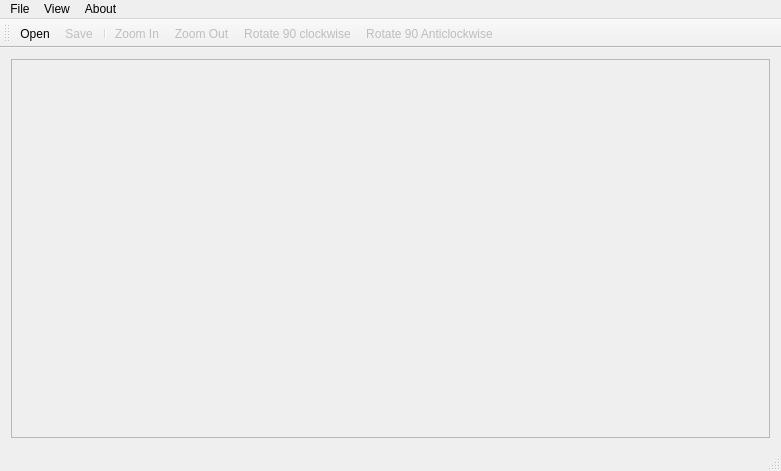
<?xml version="1.0" encoding="UTF-8"?>
<ui version="4.0">
 <class>ImageViewer</class>
 <widget class="QMainWindow" name="ImageViewer">
  <property name="geometry">
   <rect>
    <x>0</x>
    <y>0</y>
    <width>781</width>
    <height>471</height>
   </rect>
  </property>
  <property name="acceptDrops">
   <bool>false</bool>
  </property>
  <property name="windowTitle">
   <string>ImageViewer</string>
  </property>
  <widget class="QWidget" name="centralWidget">
   <layout class="QVBoxLayout" name="verticalLayout">
    <item>
     <widget class="QScrollArea" name="scrollArea">
      <property name="acceptDrops">
       <bool>false</bool>
      </property>
      <property name="widgetResizable">
       <bool>true</bool>
      </property>
      <widget class="QWidget" name="scrollAreaWidgetContents">
       <property name="geometry">
        <rect>
         <x>0</x>
         <y>0</y>
         <width>761</width>
         <height>376</height>
        </rect>
       </property>
       <widget class="QLabel" name="label_image">
        <property name="enabled">
         <bool>true</bool>
        </property>
        <property name="geometry">
         <rect>
          <x>30</x>
          <y>20</y>
          <width>701</width>
          <height>331</height>
         </rect>
        </property>
        <property name="acceptDrops">
         <bool>true</bool>
        </property>
        <property name="text">
         <string/>
        </property>
       </widget>
      </widget>
     </widget>
    </item>
   </layout>
  </widget>
  <widget class="QMenuBar" name="menuBar">
   <property name="geometry">
    <rect>
     <x>0</x>
     <y>0</y>
     <width>781</width>
     <height>21</height>
    </rect>
   </property>
   <widget class="QMenu" name="menuFile">
    <property name="title">
     <string>File</string>
    </property>
    <addaction name="openAct"/>
    <addaction name="saveAct"/>
    <addaction name="saveasAct"/>
    <addaction name="printAct"/>
    <addaction name="separator"/>
    <addaction name="separator"/>
    <addaction name="quitAct"/>
   </widget>
   <widget class="QMenu" name="menuView">
    <property name="title">
     <string>View</string>
    </property>
    <addaction name="zoomInAct"/>
    <addaction name="zoomOutAct"/>
    <addaction name="separator"/>
    <addaction name="fitToWindowAct"/>
    <addaction name="normalSizeAct"/>
    <addaction name="rotClockwiseAct"/>
    <addaction name="rotAntiClockwiseAct"/>
   </widget>
   <widget class="QMenu" name="menuAbout">
    <property name="acceptDrops">
     <bool>false</bool>
    </property>
    <property name="title">
     <string>About</string>
    </property>
    <addaction name="actionAbout_Software"/>
   </widget>
   <addaction name="menuFile"/>
   <addaction name="menuView"/>
   <addaction name="menuAbout"/>
  </widget>
  <widget class="QToolBar" name="mainToolBar">
   <property name="enabled">
    <bool>true</bool>
   </property>
   <property name="floatable">
    <bool>true</bool>
   </property>
   <attribute name="toolBarArea">
    <enum>TopToolBarArea</enum>
   </attribute>
   <attribute name="toolBarBreak">
    <bool>false</bool>
   </attribute>
   <addaction name="openAct"/>
   <addaction name="saveAct"/>
   <addaction name="separator"/>
   <addaction name="zoomInAct"/>
   <addaction name="zoomOutAct"/>
   <addaction name="rotClockwiseAct"/>
   <addaction name="rotAntiClockwiseAct"/>
  </widget>
  <widget class="QStatusBar" name="statusBar"/>
  <action name="openAct">
   <property name="icon">
    <iconset resource="resource.qrc">
     <normaloff>:/images/icons/open.png</normaloff>:/images/icons/open.png</iconset>
   </property>
   <property name="text">
    <string>Open</string>
   </property>
   <property name="shortcut">
    <string>Ctrl+O</string>
   </property>
  </action>
  <action name="saveAct">
   <property name="enabled">
    <bool>false</bool>
   </property>
   <property name="icon">
    <iconset resource="resource.qrc">
     <normaloff>:/images/icons/save.png</normaloff>:/images/icons/save.png</iconset>
   </property>
   <property name="text">
    <string>Save</string>
   </property>
   <property name="shortcut">
    <string>Ctrl+S</string>
   </property>
  </action>
  <action name="saveasAct">
   <property name="enabled">
    <bool>false</bool>
   </property>
   <property name="icon">
    <iconset resource="resource.qrc">
     <normaloff>:/images/icons/Saveas.png</normaloff>:/images/icons/Saveas.png</iconset>
   </property>
   <property name="text">
    <string>Save As</string>
   </property>
   <property name="shortcut">
    <string>Ctrl+Shift+S</string>
   </property>
  </action>
  <action name="printAct">
   <property name="enabled">
    <bool>false</bool>
   </property>
   <property name="icon">
    <iconset resource="resource.qrc">
     <normaloff>:/images/icons/print.png</normaloff>:/images/icons/print.png</iconset>
   </property>
   <property name="text">
    <string>Print</string>
   </property>
   <property name="shortcut">
    <string>Ctrl+P</string>
   </property>
  </action>
  <action name="quitAct">
   <property name="icon">
    <iconset resource="resource.qrc">
     <normaloff>:/images/icons/quit.png</normaloff>:/images/icons/quit.png</iconset>
   </property>
   <property name="text">
    <string>Quit</string>
   </property>
   <property name="shortcut">
    <string>Ctrl+X</string>
   </property>
  </action>
  <action name="zoomInAct">
   <property name="enabled">
    <bool>false</bool>
   </property>
   <property name="icon">
    <iconset resource="resource.qrc">
     <normaloff>:/images/icons/zoom_in.png</normaloff>:/images/icons/zoom_in.png</iconset>
   </property>
   <property name="text">
    <string>Zoom In</string>
   </property>
   <property name="toolTip">
    <string>Zoom in (25%)</string>
   </property>
   <property name="shortcut">
    <string>Ctrl+=</string>
   </property>
  </action>
  <action name="fitToWindowAct">
   <property name="checkable">
    <bool>true</bool>
   </property>
   <property name="enabled">
    <bool>false</bool>
   </property>
   <property name="text">
    <string>Fit to Window</string>
   </property>
   <property name="shortcut">
    <string>Ctrl+F</string>
   </property>
  </action>
  <action name="normalSizeAct">
   <property name="enabled">
    <bool>false</bool>
   </property>
   <property name="text">
    <string>Normal Size</string>
   </property>
   <property name="shortcut">
    <string>Ctrl+N</string>
   </property>
  </action>
  <action name="rotClockwiseAct">
   <property name="enabled">
    <bool>false</bool>
   </property>
   <property name="icon">
    <iconset resource="resource.qrc">
     <normaloff>:/images/icons/rot_clk.png</normaloff>:/images/icons/rot_clk.png</iconset>
   </property>
   <property name="text">
    <string>Rotate 90 clockwise</string>
   </property>
  </action>
  <action name="rotAntiClockwiseAct">
   <property name="enabled">
    <bool>false</bool>
   </property>
   <property name="icon">
    <iconset resource="resource.qrc">
     <normaloff>:/images/icons/rot_anti.png</normaloff>:/images/icons/rot_anti.png</iconset>
   </property>
   <property name="text">
    <string>Rotate 90 Anticlockwise</string>
   </property>
  </action>
  <action name="actionAbout_Software">
   <property name="text">
    <string>About Software</string>
   </property>
  </action>
  <action name="zoomOutAct">
   <property name="enabled">
    <bool>false</bool>
   </property>
   <property name="icon">
    <iconset resource="resource.qrc">
     <normaloff>:/images/icons/zoom_out.png</normaloff>:/images/icons/zoom_out.png</iconset>
   </property>
   <property name="text">
    <string>Zoom Out</string>
   </property>
   <property name="shortcut">
    <string>Ctrl+-</string>
   </property>
  </action>
 </widget>
 <layoutdefault spacing="6" margin="11"/>
 <resources>
  <include location="resource.qrc"/>
 </resources>
 <connections/>
</ui>
